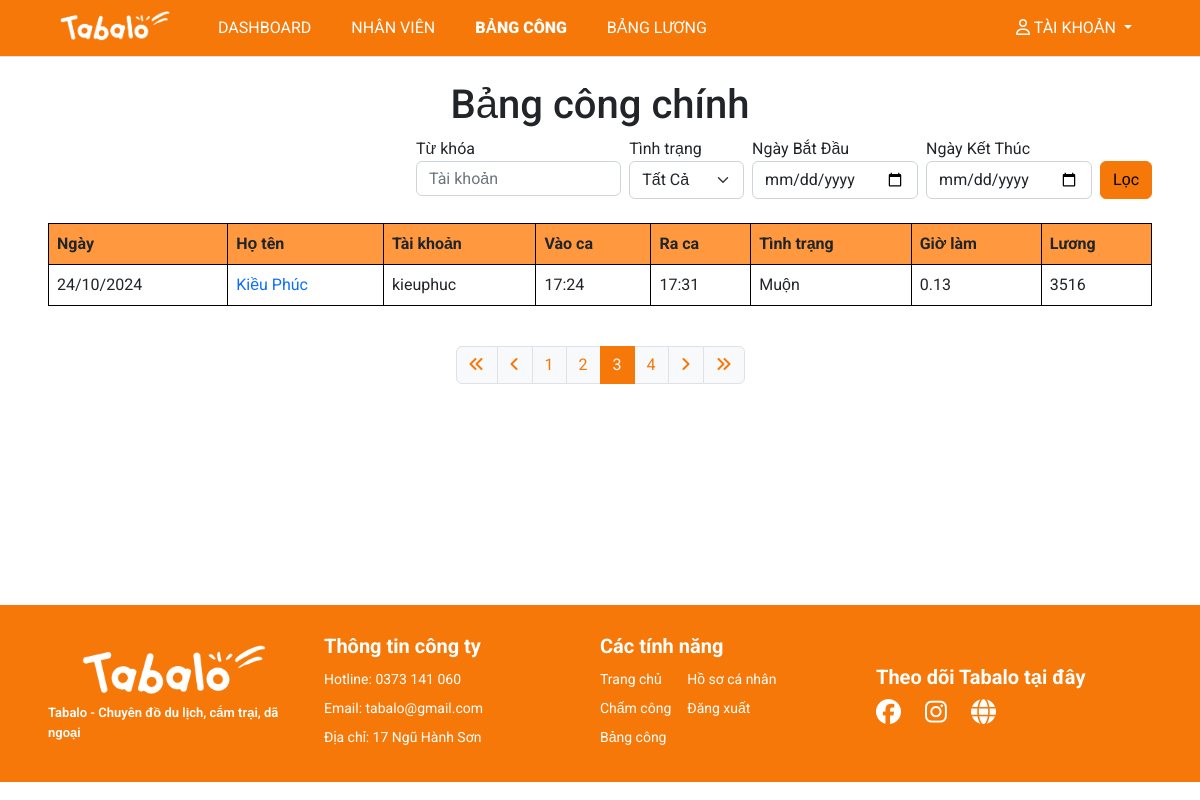
The app's page /management/sheet/?page=3 (signed in) with its own data.
### myapp/models.py (models this page shows, shortened)
class Sheet(models.Model):
    user=models.ForeignKey(User,on_delete=models.CASCADE)
    date=models.DateField()
    checkin=models.TimeField()
    checkout=models.TimeField(blank=True, null=True)
    work_hour=models.DecimalField(max_digits=5, decimal_places=2, blank=True, null=True)
    salary=models.DecimalField(max_digits=10, decimal_places=0, blank=True, null=True)
    status=models.CharField(max_length=20, choices=[('Đúng Giờ', 'Đúng Giờ'), ('Muộn', 'Muộn')], default='Đúng Giờ')

### management/views.py (the view)
# urls.py: path('sheet/', views.main_sheet, name='main-sheet'),
def main_sheet(request):
  if request.user.is_superuser:
    title = 'Bảng công'
    sheets = Sheet.objects.all().order_by('-date')
    keyword = request.GET.get('keyword', '')
    status = request.GET.get('status', '')
    start_date = request.GET.get('start-date', '')
    end_date = request.GET.get('end-date', '')
    if keyword:
      sheets = sheets.filter(user__username__icontains=keyword)
    if status:
      sheets = sheets.filter(status=status)
    if start_date and end_date:
      sheets = sheets.filter(date__range=[start_date, end_date])
    elif start_date:
      sheets = sheets.filter(date__range=[start_date, datetime.now().date()])
    elif end_date:
      sheets = sheets.filter(date__range=[datetime.now().date(), end_date])
    paginator = Paginator(sheets, 1)
    page_number = request.GET.get('page', '')
    try:
      page_obj = paginator.get_page(page_number)
    except PageNotAnInteger:
      page_obj = paginator.page(1)
    except EmptyPage:
      page_obj = paginator.page(paginator.num_pages)
    query_params = request.GET.copy()
    if 'page' in query_params:
      query_params.pop('page')
    context = {'title': title,
               'keyword': keyword,
               'start_date': start_date,
               'end_date': end_date,
               'status': status,
               'page_obj': page_obj,
               'query_params': query_params.urlencode()}
    return render(request, 'pages/main_sheet.html', context)
  else:
    messages.warning(request, 'Không có quyền truy cập')
    return redirect('/')

### templates/pages/main_sheet.html
{% extends '../layouts/base.html' %}
{% block main %}
<br>
<h1 style="text-align: center;">Bảng công chính</h1>
{% include 'partials/filter_sheet.html' %}
<br>
<table class="table table-hover table-bordered">
  <thead class="bg-tab">
    <tr>
      <th scope="col">Ngày</th>
      <th scope="col">Họ tên</th>
      <th scope="col">Tài khoản</th>
      <th scope="col">Vào ca</th>
      <th scope="col">Ra ca</th>
      <th scope="col">Tình trạng</th>
      <th scope="col">Giờ làm</th>
      <th scope="col">Lương</th>
    </tr>
  </thead>
  <tbody>
    {% for sheet in page_obj %}
    <tr>
      <td>{{ sheet.date|date:"d/m/Y" }}</td>
      <td><a href="/profile/{{sheet.user.username}}/" style="text-decoration: none;">{{ sheet.user.first_name }} {{ sheet.user.last_name }}</a></td>
      <td>{{ sheet.user.username }}</td>
      <td>{{ sheet.checkin|date:"H:i" }}</td>
      <td>{{ sheet.checkout|date:"H:i" }}</td>
      <td>{{ sheet.status }}</td>
      <td>{{ sheet.work_hour }}</td>
      <td>{{ sheet.salary }}</td>
    </tr>
    {% endfor %}
  </tbody>
</table>
<br>
{% include 'partials/paginator.html' %}
{% endblock %}

### static/styles/style.css (style rules this page uses)
.bg-tab { background-color: #FF983E !important; }
table { border-collapse: collapse; border: 1px solid #000 !important; }
table th, table td { border: 1px solid #000000; }

### records on screen
Sheet: date "24/10/2024", user.first_name "Kiều", user.last_name "Phúc", user.username "kieuphuc", checkin "17:24", checkout "17:31", status "Muộn", work_hour "0.13", salary "3516"

### other values on screen
{{ num }} "1" "2" "3" "4"
